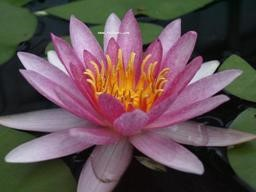
#> input picture Digital Image Processing EXP/exp.list/flower2.jpg, 256 x 192 px
$ python exp3.1.py
#> lines starting #> are read from the running program, lines starting #| are printed output that depends on the picture
# -*- coding: utf-8 -*-
# @Author: Penistrong
# @Date:   2019-10-25 12:28:15
# @Last Modified by:   Penistrong
# @Last Modified time: 2019-10-25 13:01:26

import cv2 as cv
import numpy as np

# 3.1缩放
img = cv.imread('./exp.list/flower2.jpg')
#> img is the input picture: shape (192, 256, 3); mean B, G, R 83.3, 80.9, 100.9
# 设置缩放因子(fx, fy)进行缩放，或者将None直接设置为输出的尺寸即可
resImg = cv.resize(img, None, fx=2, fy=2, interpolation=cv.INTER_CUBIC)
#height, width=img.shape[:2]
#resImg = cv.resize(img, (2*width, 2*height), fx=2, fy=2, interpolation = cv.INTER_CUBIC)

# 3.2旋转
# 使用旋转矩阵，cv提供函数getRotationMatrix2D
img2 = cv.imread('./exp.list/lily.tif', 0)
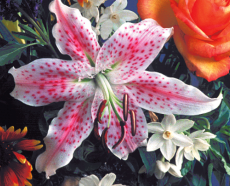
#> input picture Digital Image Processing EXP/exp.list/lily.tif, 230 x 186 px
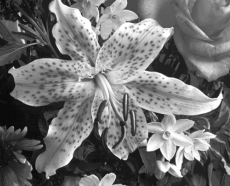
#> img2: shape (186, 230); min 9, max 255, mean 113.1
rows, cols = img2.shape
#> rows = 186; cols = 230
# create Rotation Matrix
# param1:rotation center;param2:angle;param3:interpolation
Matrix = cv.getRotationMatrix2D((cols / 2, rows / 2), 45, 0.6)
dst = cv.warpAffine(img2, Matrix, (cols, rows))
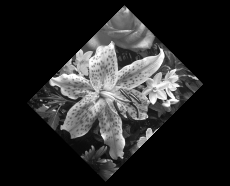
#> dst: shape (186, 230); min 0, max 255, mean 40.8

while(1):
    cv.imshow('img', img)
    cv.imshow('result', resImg)
    cv.imshow('rotation_result', dst)
    if cv.waitKey(1) & 0xFF == 27:
#> (key Esc is pressed here)
        break
cv.destroyAllWindows()
